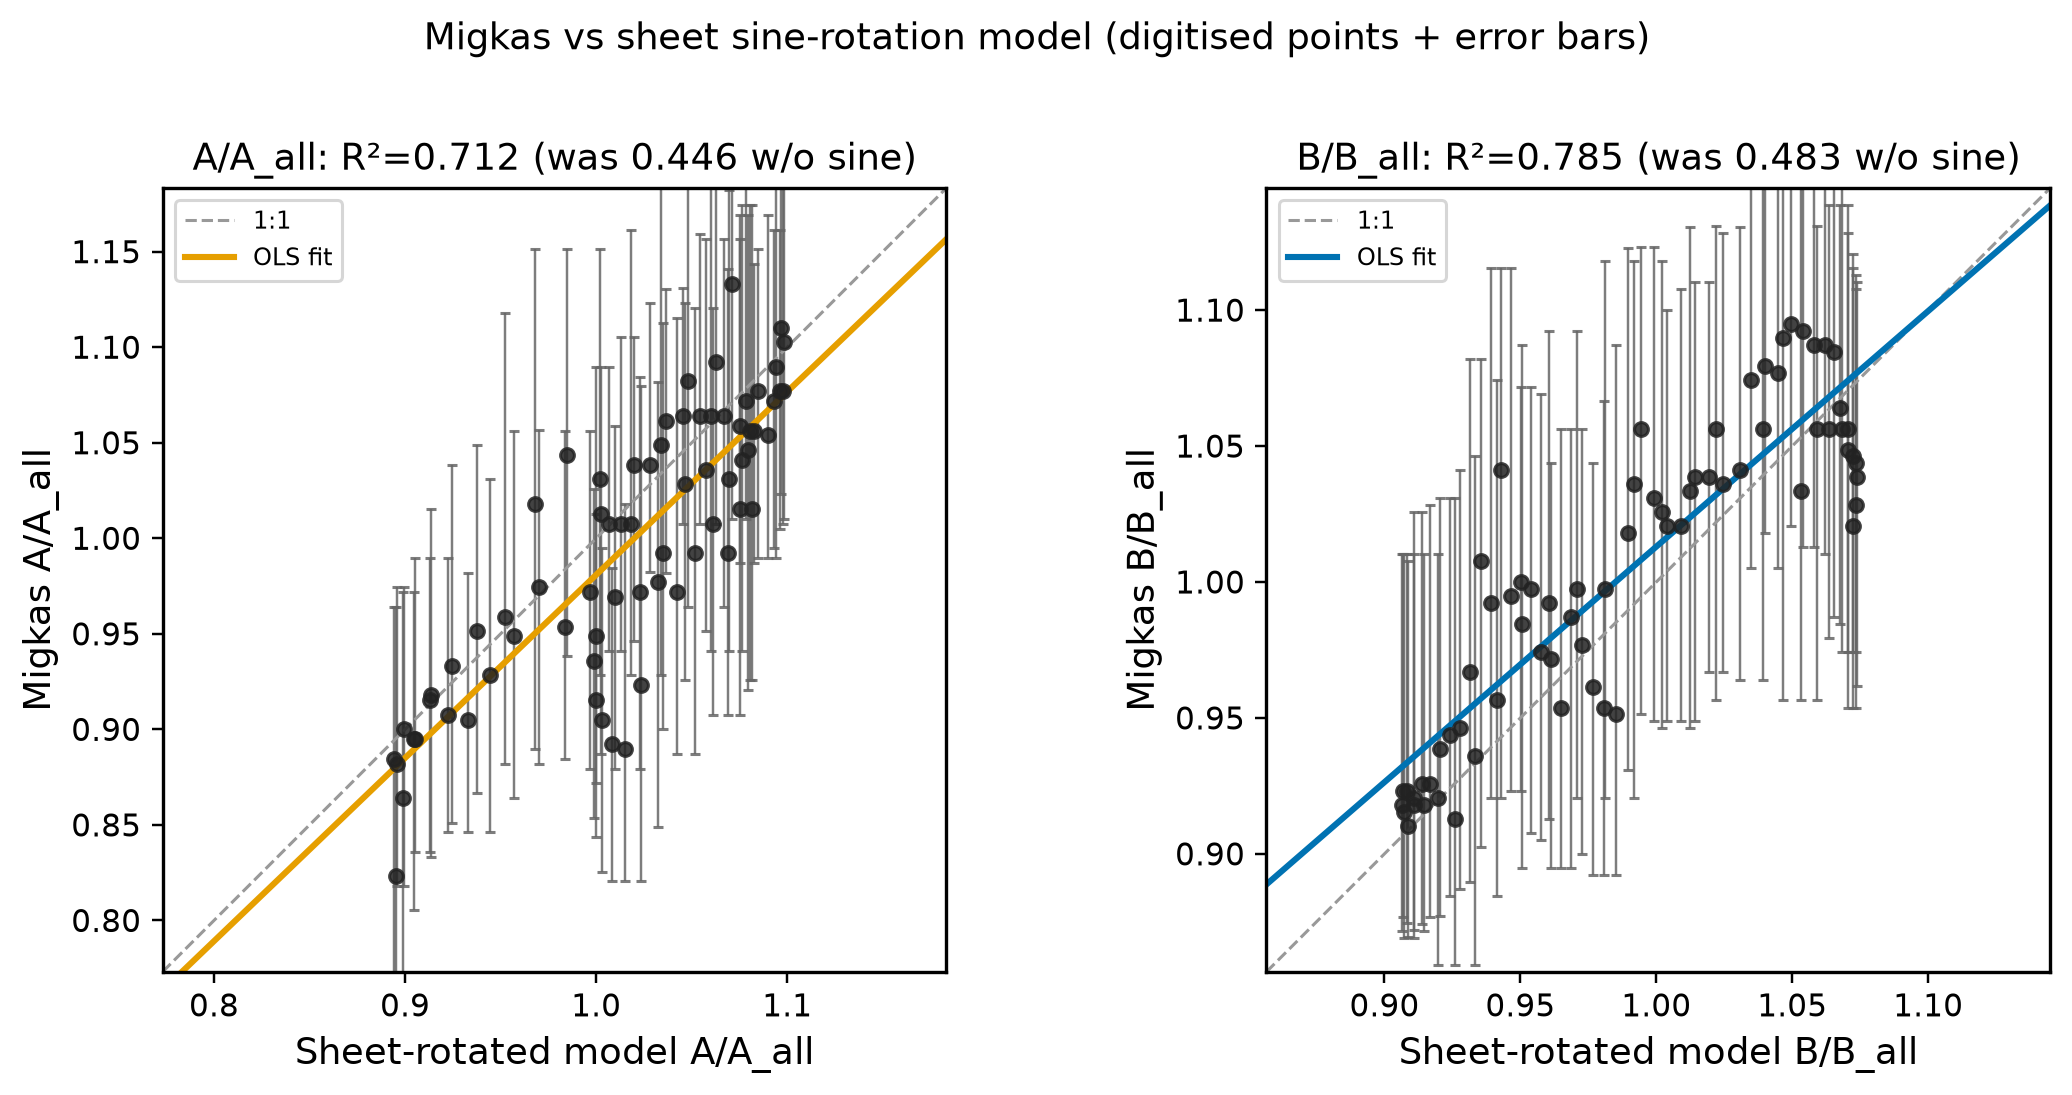

The Python source for this figure:
# AUTO-WRAP generator for migkas_bars_rotation_scatter.png
"""migkas_bars_rotation_scatter.png -- generating script (placed beside the PNG per the every-PNG-has-its-.py rule).

Provenance: byte-identical to fig7/rerun/migkas_bars_rotation_*.png produced by fig7/L04_migkas_rotation.py
Embedded source: /workspace/coepdf/fig7/L04_migkas_rotation.py  (verbatim below, unmodified)
Run:  python3 migkas_bars_rotation_scatter.py   -> writes migkas_bars_rotation_scatter_regen.png beside this file (the original PNG is never overwritten).
The embedded code runs with cwd = /workspace/coepdf/fig7 so its input files resolve; any other files it
tries to write are diverted to a scratch dir.
"""
import os, sys, builtins, tempfile
HERE = os.path.dirname(os.path.abspath(__file__))
OUT = os.path.join(HERE, 'migkas_bars_rotation_scatter' + '_regen.png')
SRC_CWD = '/workspace/coepdf/fig7'
MATCH = ['migkas_bars_rotation_scatter.png']       # basename(s) the source saves this figure under
SCRATCH = tempfile.mkdtemp(prefix='regen_migkas_bars_rotation_scatter_')
import matplotlib; matplotlib.use('Agg')
import matplotlib.figure as _mf
_orig_open = builtins.open
def _divert(p):
    p = os.fspath(p)
    if os.path.abspath(p) == OUT: return p
    return os.path.join(SCRATCH, os.path.basename(p))
def _open(file, mode='r', *a, **k):
    if isinstance(file, (str, bytes, os.PathLike)) and any(c in mode for c in 'wax+'):
        file = _divert(file)
    return _orig_open(file, mode, *a, **k)
builtins.open = _open
_orig_save = _mf.Figure.savefig
def _savefig(self, fname, *a, **k):
    if isinstance(fname, (str, os.PathLike)):
        b = os.path.basename(os.fspath(fname))
        fname = OUT if b in MATCH else os.path.join(SCRATCH, b)
    return _orig_save(self, fname, *a, **k)
_mf.Figure.savefig = _savefig
try:
    from PIL import Image as _I
    _ois = _I.Image.save
    def _isave(self, fp, *a, **k):
        if isinstance(fp, (str, os.PathLike)):
            b = os.path.basename(os.fspath(fp)); fp = OUT if (b in MATCH or os.path.abspath(os.fspath(fp)) == OUT) else os.path.join(SCRATCH, b)
        return _ois(self, fp, *a, **k)
    _I.Image.save = _isave
except Exception: pass
os.chdir(SRC_CWD); sys.path.insert(0, SRC_CWD)
sys.argv = ['/workspace/coepdf/fig7/L04_migkas_rotation.py'] + []

SOURCE = '# PROVENANCE COPY of /workspace/cosmology/figures/migkas_bars_rotation_overlay.py (original generating script, rev6 figure; run in its original directory).\n# Output figure copied here as L04_migkas_rotation.png. Not re-run for rev7: see Appendix B.\n#!/usr/bin/env python3\n"""\nMigkas Fig.6 overlay with published-style error bars + Chris sheet-style\nsine phase-rotation diagnostic.\n\nThis is NOT a free A cos φ dipole template. It reproduces the spreadsheet\nrotation model:\n\n  BA = Amp * sin((2π/360)·ℓ + φ)     # Amp≈−0.06, φ≈0.35 rad\n  BE = −Amp * same sine\n  Model A/A_all = (1 − BA) * AF      # AF = sheet ST H_obs/H series\n  Model B/B_all = (1 − BE) * AN      # AN = sheet mass / B-side series\n\nSheet tab used for cached series: "Copy of Copy of Copy of density"\n(R²_A≈0.739, R²_B≈0.733 with rotation; ≈0.50 / ≈0.37 without).\n\nFirst-principles ST quadrupole shape alone is a separate claim — this panel\nis the sheet-style phase-rotation diagnostic vs Migkas bars.\n"""\nfrom __future__ import annotations\n\nimport csv\nimport json\nfrom pathlib import Path\n\nimport numpy as np\nimport matplotlib as mpl\nimport matplotlib.pyplot as plt\nfrom matplotlib.gridspec import GridSpec\n\nOUT = Path(__file__).resolve().parent\nCSV_MIGKAS = Path("/workspace/cosmology/migkas/fig6_digitized.csv")\nXLSX = Path(\n    "/home/box/agent-data/agents/196ab413-0708-4f81-99fc-58a32c5366c5/"\n    "attachments/b3737b0408e9976ecfad92319c9a6bbbf53777e5846e2136703654a0dcf9269a.xlsx"\n)\nSHEET_CACHE = Path("/tmp/chris_sheet_series.csv")\nSHEET_TAB = "Copy of Copy of Copy of density"\n\n# Chris sheet params on that tab (cached)\nAMP_A = -0.06\nPHI_RAD = 0.35  # ≈20.05°\nOMEGA = 2.0 * np.pi / 360.0\n\nC_BLUE = "#0072B2"\nC_ORANGE = "#E69F00"\nC_BLACK = "#222222"\nC_GRAY = "#666666"\nC_GREEN = "#009E73"\n\n\ndef style() -> None:\n    mpl.rcParams.update(\n        {\n            "figure.facecolor": "white",\n            "axes.facecolor": "white",\n            "savefig.facecolor": "white",\n            "savefig.dpi": 220,\n            "font.size": 11,\n            "axes.labelsize": 12,\n            "axes.titlesize": 12,\n            "legend.fontsize": 8.5,\n            "xtick.labelsize": 10,\n            "ytick.labelsize": 10,\n            "axes.linewidth": 1.1,\n            "lines.linewidth": 2.0,\n            "mathtext.fontset": "dejavusans",\n        }\n    )\n\n\ndef rsq(y: np.ndarray, x: np.ndarray) -> float:\n    """Pearson R² (Excel RSQ)."""\n    y = np.asarray(y, dtype=float)\n    x = np.asarray(x, dtype=float)\n    if y.size < 2 or np.std(x) == 0 or np.std(y) == 0:\n        return float("nan")\n    return float(np.corrcoef(x, y)[0, 1] ** 2)\n\n\ndef load_migkas_csv(path: Path = CSV_MIGKAS) -> dict[str, np.ndarray]:\n    rows = list(csv.DictReader(path.open()))\n    out = {k: np.array([float(r[k]) for r in rows]) for k in rows[0]}\n    return out\n\n\ndef load_sheet_series(cache: Path = SHEET_CACHE) -> dict[str, np.ndarray]:\n    """Load AR/AF/AN/BA/BE/BH/BI/BL/BM from pre-extracted CSV or xlsx."""\n    if cache.is_file():\n        rows = list(csv.DictReader(cache.open()))\n        keys = ["AR", "AF", "AN", "BA", "BE", "BH", "BI", "BL", "BM", "BG"]\n        return {k: np.array([float(r[k]) for r in rows]) for k in keys}\n\n    # Fallback: extract with openpyxl (slow)\n    from openpyxl import load_workbook\n\n    wb = load_workbook(XLSX, data_only=True, read_only=True)\n    ws = wb[SHEET_TAB]\n    data = {k: [] for k in ["AR", "AF", "AN", "BA", "BE", "BH", "BI", "BL", "BM", "BG"]}\n    for r in range(66, 427):\n        for k in data:\n            data[k].append(float(ws[f"{k}{r}"].value))\n    wb.close()\n    return {k: np.asarray(v) for k, v in data.items()}\n\n\ndef sine_mod(l_deg: np.ndarray, amp: float, phi: float) -> np.ndarray:\n    return amp * np.sin(OMEGA * np.asarray(l_deg, dtype=float) + phi)\n\n\ndef model_rotated(\n    af: np.ndarray, an: np.ndarray, l_deg: np.ndarray, amp_a: float, phi: float\n) -> tuple[np.ndarray, np.ndarray]:\n    """Chris sheet: Model A = (1−BA)*AF, Model B = (1−BE)*AN, BE=−amp_a."""\n    ba = sine_mod(l_deg, amp_a, phi)\n    be = sine_mod(l_deg, -amp_a, phi)\n    return (1.0 - ba) * af, (1.0 - be) * an\n\n\ndef interp_sheet_to(l_target: np.ndarray, l_src: np.ndarray, y_src: np.ndarray) -> np.ndarray:\n    """Periodic-ish interp on 0..360; sheet has 0..360 inclusive."""\n    # Drop duplicate 360 if present\n    mask = l_src < 360.0 - 1e-9\n    ls, ys = l_src[mask], y_src[mask]\n    order = np.argsort(ls)\n    ls, ys = ls[order], ys[order]\n    # wrap pad\n    ls_p = np.concatenate([ls - 360.0, ls, ls + 360.0])\n    ys_p = np.concatenate([ys, ys, ys])\n    return np.interp(np.asarray(l_target, dtype=float) % 360.0, ls_p, ys_p)\n\n\ndef scan_phi(\n    l: np.ndarray,\n    af: np.ndarray,\n    an: np.ndarray,\n    a_obs: np.ndarray,\n    b_obs: np.ndarray,\n    amp: float = AMP_A,\n    n: int = 361,\n) -> dict:\n    phis = np.linspace(0.0, 2.0 * np.pi, n, endpoint=False)\n    best = {"phi": 0.0, "r2_a": -1.0, "r2_b": -1.0, "r2_sum": -1.0}\n    curve_a, curve_b = [], []\n    for phi in phis:\n        ma, mb = model_rotated(af, an, l, amp, phi)\n        ra, rb = rsq(a_obs, ma), rsq(b_obs, mb)\n        curve_a.append(ra)\n        curve_b.append(rb)\n        s = ra + rb\n        if s > best["r2_sum"]:\n            best = {\n                "phi": float(phi),\n                "phi_deg": float(np.rad2deg(phi)),\n                "r2_a": float(ra),\n                "r2_b": float(rb),\n                "r2_sum": float(s),\n            }\n    best["phi_scan_r2_a"] = curve_a\n    best["phi_scan_r2_b"] = curve_b\n    best["phis"] = phis.tolist()\n    return best\n\n\ndef main() -> None:\n    style()\n    mig = load_migkas_csv()\n    sheet = load_sheet_series()\n\n    l_s = sheet["AR"]\n    af_s, an_s = sheet["AF"], sheet["AN"]\n    bh_s, bl_s = sheet["BH"], sheet["BL"]\n    bi_s, bm_s = sheet["BI"], sheet["BM"]\n\n    # Sheet R² (exact Excel RSQ on 1° VLOOKUP Migkas)\n    r2_a_with_sheet = rsq(sheet["BI"], sheet["BH"])\n    r2_b_with_sheet = rsq(sheet["BM"], sheet["BL"])\n    r2_a_wo_sheet = rsq(sheet["BI"], sheet["AF"])\n    r2_b_wo_sheet = rsq(sheet["BM"], sheet["AN"])\n\n    # Digitized Migkas + asymmetric bars\n    l_m = mig["l_deg"]\n    a_m = mig["A_over_Aall"]\n    b_m = mig["B_over_Ball"]\n    a_elo, a_ehi = mig["A_err_low"], mig["A_err_high"]\n    b_elo, b_ehi = mig["B_err_low"], mig["B_err_high"]\n\n    # Sheet model curves at digitized longitudes (Chris φ)\n    af_m = interp_sheet_to(l_m, l_s, af_s)\n    an_m = interp_sheet_to(l_m, l_s, an_s)\n    model_a_chris, model_b_chris = model_rotated(af_m, an_m, l_m, AMP_A, PHI_RAD)\n    # Also the cached BH/BL interpolated (should match)\n    bh_m = interp_sheet_to(l_m, l_s, bh_s)\n    bl_m = interp_sheet_to(l_m, l_s, bl_s)\n\n    r2_a_dig_chris = rsq(a_m, model_a_chris)\n    r2_b_dig_chris = rsq(b_m, model_b_chris)\n    r2_a_dig_wo = rsq(a_m, af_m)\n    r2_b_dig_wo = rsq(b_m, an_m)\n\n    # Scan φ on digitized points (shared φ, opposite Amp)\n    scan = scan_phi(l_m, af_m, an_m, a_m, b_m, amp=AMP_A)\n    model_a_best, model_b_best = model_rotated(\n        af_m, an_m, l_m, AMP_A, scan["phi"]\n    )\n    # Fine curve for plotting (1°)\n    l_fine = np.arange(0.0, 360.0, 1.0)\n    af_f = interp_sheet_to(l_fine, l_s, af_s)\n    an_f = interp_sheet_to(l_fine, l_s, an_s)\n    ma_f, mb_f = model_rotated(af_f, an_f, l_fine, AMP_A, PHI_RAD)\n    ma_fb, mb_fb = model_rotated(af_f, an_f, l_fine, AMP_A, scan["phi"])\n\n    # ---------- Fig 1: Migkas-like 2-panel overlay ----------\n    fig = plt.figure(figsize=(10.5, 8.2))\n    gs = GridSpec(2, 1, height_ratios=[1, 1], hspace=0.08, figure=fig)\n    ax_a = fig.add_subplot(gs[0])\n    ax_b = fig.add_subplot(gs[1], sharex=ax_a)\n\n    ax_a.errorbar(\n        l_m,\n        a_m,\n        yerr=np.vstack([a_elo, a_ehi]),\n        fmt="o",\n        ms=4.0,\n        color=C_BLACK,\n        ecolor=C_GRAY,\n        elinewidth=0.9,\n        capsize=2.0,\n        label="Migkas A/A$_\\\\mathrm{all}$ (digitised, Δℓ=90°)",\n        zorder=3,\n    )\n    ax_a.plot(\n        l_fine,\n        ma_f,\n        color=C_ORANGE,\n        lw=2.2,\n        label=(\n            f"Sheet sine rotation: $(1-A\\\\sin)\\\\times$ST  "\n            f"(Amp={AMP_A}, φ={PHI_RAD:.2f} rad≈{np.rad2deg(PHI_RAD):.1f}°)"\n        ),\n        zorder=4,\n    )\n    if abs(scan["phi"] - PHI_RAD) > 0.05:\n        ax_a.plot(\n            l_fine,\n            ma_fb,\n            color=C_GREEN,\n            lw=1.4,\n            ls="--",\n            label=f"Best shared-φ scan (φ={scan[\'phi\']:.2f} rad)",\n            zorder=2,\n        )\n    ax_a.axhline(1.0, color="#aaaaaa", lw=0.8, ls=":")\n    ax_a.set_ylabel(r"$A/A_{\\mathrm{all}}$")\n    ax_a.set_ylim(0.75, 1.35)\n    ax_a.legend(loc="upper right", framealpha=0.92)\n    ax_a.set_title(\n        "Migkas Fig.6–style overlay — sheet sine phase rotation (not ST-quad alone)",\n        pad=8,\n    )\n    ax_a.text(\n        0.02,\n        0.04,\n        f"R²$_A$ sheet: {r2_a_wo_sheet:.3f}→{r2_a_with_sheet:.3f}  |  "\n        f"vs digitised bars: {r2_a_dig_wo:.3f}→{r2_a_dig_chris:.3f}",\n        transform=ax_a.transAxes,\n        fontsize=8.5,\n        va="bottom",\n        bbox=dict(boxstyle="round,pad=0.3", fc="white", ec="#cccccc", alpha=0.9),\n    )\n\n    ax_b.errorbar(\n        l_m,\n        b_m,\n        yerr=np.vstack([b_elo, b_ehi]),\n        fmt="o",\n        ms=4.0,\n        color=C_BLACK,\n        ecolor=C_GRAY,\n        elinewidth=0.9,\n        capsize=2.0,\n        label="Migkas B/B$_\\\\mathrm{all}$ (digitised, Δℓ=90°)",\n        zorder=3,\n    )\n    ax_b.plot(\n        l_fine,\n        mb_f,\n        color=C_BLUE,\n        lw=2.2,\n        label=(\n            f"Sheet sine rotation: $(1-B\\\\sin)\\\\times$ST  "\n            f"(Amp={-AMP_A:+.2f}, same φ)"\n        ),\n        zorder=4,\n    )\n    if abs(scan["phi"] - PHI_RAD) > 0.05:\n        ax_b.plot(\n            l_fine,\n            mb_fb,\n            color=C_GREEN,\n            lw=1.4,\n            ls="--",\n            label=f"Best shared-φ scan",\n            zorder=2,\n        )\n    ax_b.axhline(1.0, color="#aaaaaa", lw=0.8, ls=":")\n    ax_b.set_ylabel(r"$B/B_{\\mathrm{all}}$")\n    ax_b.set_xlabel(r"Galactic longitude $\\ell$ [deg]")\n    ax_b.set_xlim(0, 360)\n    ax_b.set_xticks([0, 60, 120, 180, 240, 300, 360])\n    ax_b.set_ylim(0.75, 1.30)\n    ax_b.legend(loc="upper right", framealpha=0.92)\n    ax_b.text(\n        0.02,\n        0.04,\n        f"R²$_B$ sheet: {r2_b_wo_sheet:.3f}→{r2_b_with_sheet:.3f}  |  "\n        f"vs digitised bars: {r2_b_dig_wo:.3f}→{r2_b_dig_chris:.3f}",\n        transform=ax_b.transAxes,\n        fontsize=8.5,\n        va="bottom",\n        bbox=dict(boxstyle="round,pad=0.3", fc="white", ec="#cccccc", alpha=0.9),\n    )\n\n    fig.text(\n        0.5,\n        0.005,\n        "Diagnostic: Amp×sin((2π/360)·ℓ+φ) phase alignment from Chris sheet "\n        f"tab “{SHEET_TAB}”. ST quadrupole alone is a separate claim.",\n        ha="center",\n        fontsize=8,\n        style="italic",\n        color=C_GRAY,\n    )\n\n    out_png = OUT / "migkas_bars_rotation_overlay.png"\n    out_pdf = OUT / "migkas_bars_rotation_overlay.pdf"\n    fig.savefig(out_png, bbox_inches="tight")\n    fig.savefig(out_pdf, bbox_inches="tight")\n    plt.close(fig)\n    print(f"wrote {out_png}")\n    print(f"wrote {out_pdf}")\n\n    # ---------- Fig 2: scatter Migkas vs model ----------\n    fig2, axes = plt.subplots(1, 2, figsize=(10.2, 4.8))\n    for ax, obs, mod, name, col, r2w, r2wo in [\n        (axes[0], a_m, model_a_chris, "A/A_all", C_ORANGE, r2_a_dig_chris, r2_a_dig_wo),\n        (axes[1], b_m, model_b_chris, "B/B_all", C_BLUE, r2_b_dig_chris, r2_b_dig_wo),\n    ]:\n        ax.errorbar(\n            mod,\n            obs,\n            yerr=np.vstack(\n                [a_elo, a_ehi] if name.startswith("A") else [b_elo, b_ehi]\n            ),\n            fmt="o",\n            ms=4.5,\n            color=C_BLACK,\n            ecolor=C_GRAY,\n            elinewidth=0.8,\n            capsize=1.5,\n            alpha=0.85,\n        )\n        lims = [\n            min(obs.min(), mod.min()) - 0.05,\n            max(obs.max(), mod.max()) + 0.05,\n        ]\n        ax.plot(lims, lims, "--", color="#999999", lw=1.0, label="1:1")\n        # OLS\n        a_fit, b_fit = np.polyfit(mod, obs, 1)\n        xx = np.linspace(lims[0], lims[1], 50)\n        ax.plot(xx, a_fit * xx + b_fit, color=col, lw=2.0, label=f"OLS fit")\n        ax.set_xlim(lims)\n        ax.set_ylim(lims)\n        ax.set_aspect("equal", adjustable="box")\n        ax.set_xlabel(f"Sheet-rotated model {name}")\n        ax.set_ylabel(f"Migkas {name}")\n        ax.set_title(f"{name}: R²={r2w:.3f} (was {r2wo:.3f} w/o sine)")\n        ax.legend(loc="upper left", fontsize=8)\n    fig2.suptitle(\n        "Migkas vs sheet sine-rotation model (digitised points + error bars)",\n        y=1.02,\n        fontsize=12,\n    )\n    fig2.tight_layout()\n    out_sc = OUT / "migkas_bars_rotation_scatter.png"\n    fig2.savefig(out_sc, bbox_inches="tight")\n    fig2.savefig(OUT / "migkas_bars_rotation_scatter.pdf", bbox_inches="tight")\n    plt.close(fig2)\n    print(f"wrote {out_sc}")\n\n    # ---------- summary JSON ----------\n    summary = {\n        "sheet_tab": SHEET_TAB,\n        "method": (\n            "Simple Amp×sin((2π/360)·ℓ+φ) phase alignment on sheet ST series; "\n            "Model A=(1−BA)*AF, Model B=(1−BE)*AN with BE=−BA Amp. "\n            "NOT a free A cos φ dipole; NOT claiming first-principles ST "\n            "quadrupole alone matches B."\n        ),\n        "amp_A": AMP_A,\n        "amp_B": -AMP_A,\n        "phi_rad_chris": PHI_RAD,\n        "phi_deg_chris": float(np.rad2deg(PHI_RAD)),\n        "omega": OMEGA,\n        "phase_table_deg_chris": [-20.05, 69.95, 159.95, 249.95, 339.95],\n        "R2_sheet_1deg_VLOOKUP": {\n            "A_without_rotation": r2_a_wo_sheet,\n            "A_with_rotation": r2_a_with_sheet,\n            "B_without_rotation": r2_b_wo_sheet,\n            "B_with_rotation": r2_b_with_sheet,\n            "improvement_A": r2_a_with_sheet / r2_a_wo_sheet,\n            "improvement_B": r2_b_with_sheet / r2_b_wo_sheet,\n            "note": "Matches cached BH58≈0.739, BL58≈0.733, AF51≈0.50, AM51≈0.37, D3≈1.48, D4≈1.98",\n        },\n        "R2_vs_digitised_fig6_csv": {\n            "n_points": int(len(l_m)),\n            "A_without_rotation": r2_a_dig_wo,\n            "A_with_rotation_chris_phi": r2_a_dig_chris,\n            "B_without_rotation": r2_b_dig_wo,\n            "B_with_rotation_chris_phi": r2_b_dig_chris,\n            "best_shared_phi_rad": scan["phi"],\n            "best_shared_phi_deg": scan["phi_deg"],\n            "A_with_best_phi": scan["r2_a"],\n            "B_with_best_phi": scan["r2_b"],\n        },\n        "outputs": {\n            "overlay_png": str(out_png),\n            "overlay_pdf": str(out_pdf),\n            "scatter_png": str(out_sc),\n        },\n        "honest_note": (\n            "Both A and B match well under Chris’s sheet-style sine phase "\n            "rotation (R²≈0.74/0.73 on sheet; ~0.7 ballpark vs digitised bars). "\n            "Forcing the same ST+Gauss H_obs quadrupole shape onto B without "\n            "this Amp×sin phase factor yields near-null R² for B — that is a "\n            "different (and weaker) claim than this diagnostic panel."\n        ),\n    }\n    # drop large scan arrays from JSON\n    out_json = OUT / "migkas_bars_rotation_summary.json"\n    with out_json.open("w") as f:\n        json.dump(summary, f, indent=2)\n    print(f"wrote {out_json}")\n    print(json.dumps(summary, indent=2))\n\n\nif __name__ == "__main__":\n    main()\n'
exec(compile(SOURCE, '/workspace/coepdf/fig7/L04_migkas_rotation.py', 'exec'), {'__name__': '__main__', '__file__': '/workspace/coepdf/fig7/L04_migkas_rotation.py'})
print('wrote', OUT if os.path.exists(OUT) else '(no matching figure produced)')
